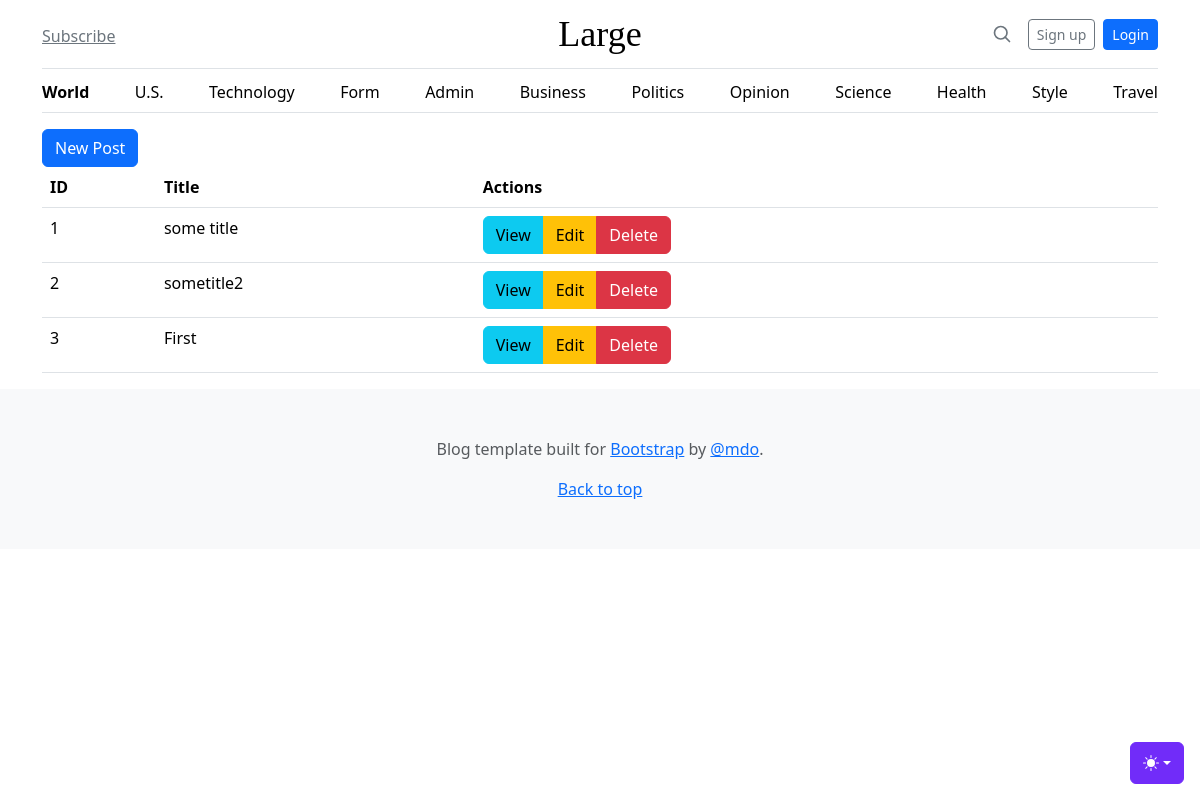
The page /admin/posts on the database as committed earlier.
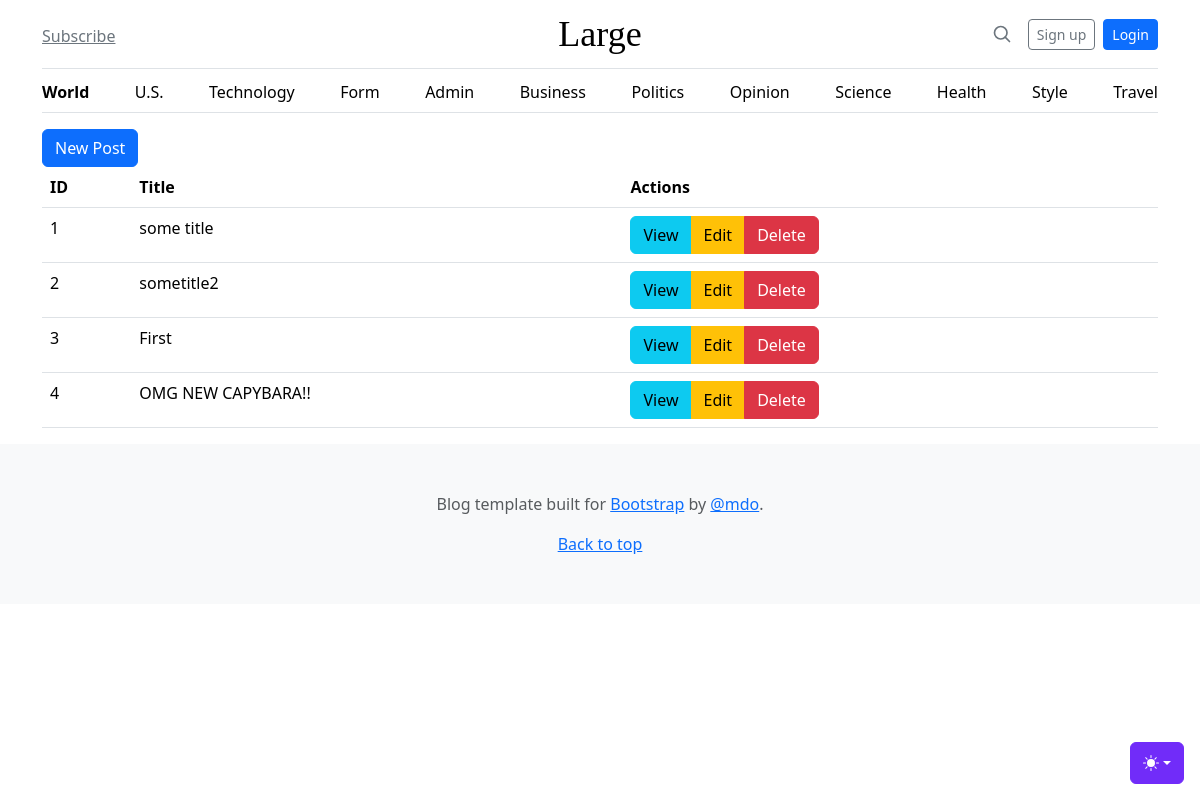
The same page on the database as committed later.
### tables this page shows
CREATE TABLE "posts"
(
    id    integer
        constraint posts_pk
            primary key autoincrement,
    title text not null,
    body  text not null
);

### src/Route.php (called while the page is built, shortened)
<?php
class Route {
    public function __construct($method, $path, $action)
    {
        $this->method = $method;
        $this->path = $path;
        $this->action = $action;
    }
}

### src/Router.php (called while the page is built, shortened)
<?php
class Router {
    private static $routes = [];
    private $path;
    private $method;
    public function __construct($path, $method)
    {
        $this->path = parse_url($path, PHP_URL_PATH);
        $this->method = $method;
    }
    public function match(){
        foreach(self::$routes as $route){
            if($route->path === $this->path && $route->method === $this->method){
                return $route;
            }
        }
        return false;
    }
    public static function addRoute($method, $path, $action){
        self::$routes[] = new Route($method, $path, $action);
    }
}

### helpers.php (called while the page is built, shortened)
<?php
function view($viewName, $vars=[]){
    extract($vars);
    include __DIR__ . "/views/$viewName.php";
}
function auth(){
    return false;
}

### src/Controllers/PostsController.php (called while the page is built, shortened)
<?php
class PostsController
{
    public function index(){
        $posts = Post::all();
        view('posts/index', compact('posts'));
    }
}

### src/DB.php (called while the page is built, shortened)
<?php
class DB
{
    private $conn;
    public function __construct()
    {
        try {
            $this->conn = new PDO('sqlite:' . __DIR__ . '/../db.sqlite');
            $this->conn->setAttribute(PDO::ATTR_ERRMODE, PDO::ERRMODE_EXCEPTION);
        } catch (PDOException $e) {
            echo "Connection failed: " . $e->getMessage();
        }
    }
    public function all($table, $class)
    {
        $stmt = $this->conn->prepare("SELECT * FROM $table");
        $stmt->execute();
        $stmt->setFetchMode(PDO::FETCH_CLASS, $class);
        return $stmt->fetchAll();
    }
}

### src/Models/Model.php (called while the page is built, shortened)
<?php
class Model {
    public static $table;
    public static function all(){
        $db = new DB();
        return $db->all(static::$table, static::class);
    }
}

### views/Posts/index.php (the view)
<?php include __DIR__ . '/../partials/header.php'; ?>
<main class="container">
    <a href="/admin/posts/create" class="btn btn-primary">New Post</a>
    <table class="table">
        <thead>
            <th>ID</th>
            <th>Title</th>
            <th>Actions</th>
        </thead>
        <tbody>
            <?php foreach ($posts as $post): ?>
                <tr>
                    <td><?= $post->id ?></td>
                    <td><?= $post->title ?></td>
                    <td>
                        <div class="btn-group" role="group" aria-label="Basic mixed styles example">
                            <a class="btn btn-info" href="admin/posts/view?id=<?=$post->id?>">View</a>
                            <a class="btn btn-warning" href="/admin/posts/edit?id=<?=$post->id?>">Edit</a>
                            <a class="btn btn-danger" href="/admin/posts/delete?id=<?=$post->id?>" >Delete</a>
                        </div>
                    </td>
                </tr>
            <?php endforeach ?>
        </tbody>
    </table>
</main>
<?php include __DIR__ .  '/../partials/footer.php'; ?>

### public/index.php (shortened to what this page needs)
<?php
spl_autoload_register(function($class){
    $class = substr($class, 4);
});
require __DIR__ . '/../helpers.php';
$router = new App\Router($_SERVER['REQUEST_URI'], $_SERVER['REQUEST_METHOD']);
$match = $router->match();
if($match){
    if(is_callable($match->action)) {
        call_user_func($match->action);
    } else if (is_array($match->action) && count($match->action) === 2){
        $controller = new $class();
        $method = $match->action[1];
        $controller->$method();
    }
} else {
    echo 'ERROR 404';
}

### views/partials/header.php (shortened to what this page needs)
<!doctype html>
<html lang="en" data-bs-theme="auto">
<head>
  <link rel="stylesheet" href="https://cdn.jsdelivr.net/npm/@docsearch/css@3">
  <link href="/assets/dist/css/bootstrap.min.css" rel="stylesheet">
  <link href="/blog.css" rel="stylesheet">
</head>
<body>
  <div class="dropdown position-fixed bottom-0 end-0 mb-3 me-3 bd-mode-toggle">
    <button class="btn btn-bd-primary py-2 dropdown-toggle d-flex align-items-center" id="bd-theme" type="button"
      aria-expanded="false" data-bs-toggle="dropdown" aria-label="Toggle theme (auto)">
      <svg class="bi my-1 theme-icon-active" width="1em" height="1em">
        <use href="#circle-half"></use>
      </svg>
    </button>
  </div>
  <div class="container">
    <header class="border-bottom lh-1 py-3">
      <div class="row flex-nowrap justify-content-between align-items-center">
        <div class="col-4 pt-1">
          <a class="link-secondary" href="#">Subscribe</a>
        </div>
        <div class="col-4 text-center">
          <a class="blog-header-logo text-body-emphasis text-decoration-none" href="#">Large</a>
        </div>
        <div class="col-4 d-flex justify-content-end align-items-center">
          <a class="link-secondary" href="#" aria-label="Search">
            <svg xmlns="http://www.w3.org/2000/svg" width="20" height="20" fill="none" stroke="currentColor"
              stroke-linecap="round" stroke-linejoin="round" stroke-width="2" class="mx-3" role="img"
              viewBox="0 0 24 24">
              <title>Search</title>
              <circle cx="10.5" cy="10.5" r="7.5" />
              <path d="M21 21l-5.2-5.2" />
            </svg>
          </a>
          <?php if (auth()): ?>
            <div class="dropdown">
              <button class="btn btn-secondary dropdown-toggle" type="button" data-bs-toggle="dropdown" aria-expanded="false">
                <?=auth()->email?>
              </button>
              <ul class="dropdown-menu">
                <li><a class="dropdown-item" href="/logout">Logout</a></li>
              </ul>
            </div>
          <?php else: ?>
            <a class="btn btn-sm btn-outline-secondary" href="/register">Sign up</a>
            <a class="btn btn-sm btn-primary ms-2" href="/login">Login</a>
          <?php endif; ?>
        </div>
      </div>
    </header>
    <?php include 'nav.php'; ?>
  </div>

### views/partials/nav.php
<div class="nav-scroller py-1 mb-3 border-bottom">
    <nav class="nav nav-underline justify-content-between">
        <a class="nav-item nav-link link-body-emphasis active" href="/">World</a>
        <a class="nav-item nav-link link-body-emphasis" href="/us">U.S.</a>
        <a class="nav-item nav-link link-body-emphasis" href="/tech">Technology</a>
        <a class="nav-item nav-link link-body-emphasis" href="/form">Form</a>
        <a class="nav-item nav-link link-body-emphasis" href="/admin/posts">Admin</a>
        <a class="nav-item nav-link link-body-emphasis" href="#">Business</a>
        <a class="nav-item nav-link link-body-emphasis" href="#">Politics</a>
        <a class="nav-item nav-link link-body-emphasis" href="#">Opinion</a>
        <a class="nav-item nav-link link-body-emphasis" href="#">Science</a>
        <a class="nav-item nav-link link-body-emphasis" href="#">Health</a>
        <a class="nav-item nav-link link-body-emphasis" href="#">Style</a>
        <a class="nav-item nav-link link-body-emphasis" href="#">Travel</a>
    </nav>
</div>

### views/partials/footer.php (shortened to what this page needs)
<footer class="py-5 text-center text-body-secondary bg-body-tertiary">
    <p>Blog template built for <a href="https://getbootstrap.com/">Bootstrap</a> by <a
        href="https://twitter.com/mdo">@mdo</a>.</p>
    <p class="mb-0">
      <a href="#">Back to top</a>
    </p>
  </footer>
</body>
</html>

### public/blog.css (style rules this page uses)
.blog-header-logo { font-family: "Playfair Display", Georgia, "Times New Roman", serif; font-size: 2.25rem; }

### views/partials/header.php (style rules this page uses)
.bi { vertical-align: -.125em; fill: currentColor; }
.nav-scroller { position: relative; z-index: 2; height: 2.75rem; overflow-y: hidden; }
.nav-scroller .nav { display: flex; flex-wrap: nowrap; padding-bottom: 1rem; margin-top: -1px; overflow-x: auto; text-align: center; white-space: nowrap; -webkit-overflow-scrolling: touch; }
.btn-bd-primary { --bd-violet-bg: #712cf9; --bd-violet-rgb: 112.520718, 44.062154, 249.437846; --bs-btn-font-weight: 600; --bs-btn-color: var(--bs-white); --bs-btn-bg: var(--bd-violet-bg); --bs-btn-border-color: var(--bd-violet-bg); --bs-btn-hover-color: var(--bs-white); --bs-btn-hover-bg: #6528e0; --bs-btn-hover-border-color: #6528e0; --bs-btn-focus-shadow-rgb: var(--bd-violet-rgb); --bs-btn-active-color: var(--bs-btn-hover-color); --bs-btn-active-bg: #5a23c8; --bs-btn-active-border-color: #5a23c8; }
.bd-mode-toggle { z-index: 1500; }

Rows that differ between the two databases and show on the page:
added posts: id "4", title "OMG NEW CAPYBARA!!"
